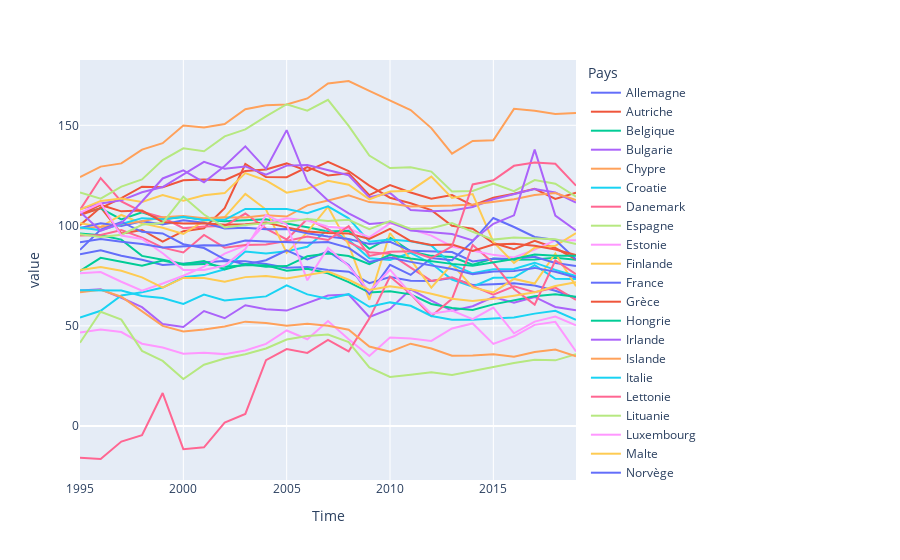

The code cell stored with this chart in its notebook:
### Code cell
I90_clean_df_pivot.plot()

### Figure 1 — Plotly figure (JSON) as saved in the notebook; plotly's stock layout.template omitted (floating-point values rounded to 4 significant figures)
{"data": [{"hovertemplate": "Pays=Allemagne<br>Time=%{x}<br>value=%{y}<extra></extra>", "legendgroup": "Allemagne", "line": {"color": "#636efa", "dash": "solid"}, "marker": {"symbol": "circle"}, "mode": "lines", "name": "Allemagne", "orientation": "v", "showlegend": true, "type": "scatter", "x": [1995, 1996, 1997, 1998, 1999, 2000, 2001, 2002, 2003, 2004, 2005, 2006, 2007, 2008, 2009, 2010, 2011, 2012, 2013, 2014, 2015, 2016, 2017, 2018, 2019], "xaxis": "x", "y": [85.7, 87.7, 85, 83, 80.3, 81, 82, 82.4, 82.2, 80.8, 79, 79.4, 77.8, 77, 71.3, 74.4, 72.5, 72.4, 73.8, 70.4, 70.8, 71.2, 70.1, 67.5, 64], "yaxis": "y"}, {"hovertemplate": "Pays=Autriche<br>Time=%{x}<br>value=%{y}<extra></extra>", "legendgroup": "Autriche", "line": {"color": "#EF553B", "dash": "solid"}, "marker": {"symbol": "circle"}, "mode": "lines", "name": "Autriche", "orientation": "v", "showlegend": true, "type": "scatter", "x": [1995, 1996, 1997, 1998, 1999, 2000, 2001, 2002, 2003, 2004, 2005, 2006, 2007, 2008, 2009, 2010, 2011, 2012, 2013, 2014, 2015, 2016, 2017, 2018, 2019], "xaxis": "x", "y": [100.2, 109.1, 96, 97.8, 92, 97.2, 98.7, 108.7, 130.7, 124.2, 124.1, 129.2, 125, 126.1, 115.2, 120.2, 116.5, 113.4, 115.2, 110.1, 113.9, 115.9, 118.3, 113.3, 116.4], "yaxis": "y"}, {"hovertemplate": "Pays=Belgique<br>Time=%{x}<br>value=%{y}<extra></extra>", "legendgroup": "Belgique", "line": {"color": "#00cc96", "dash": "solid"}, "marker": {"symbol": "circle"}, "mode": "lines", "name": "Belgique", "orientation": "v", "showlegend": true, "type": "scatter", "x": [1995, 1996, 1997, 1998, 1999, 2000, 2001, 2002, 2003, 2004, 2005, 2006, 2007, 2008, 2009, 2010, 2011, 2012, 2013, 2014, 2015, 2016, 2017, 2018, 2019], "xaxis": "x", "y": [105.7, 108.6, 103.1, 106.6, 103.2, 104.3, 102.9, 102.2, 102.6, 103.2, 101, 99.2, 97, 97.4, 88.4, 94, 87.1, 84.9, 84.3, 80.5, 83.6, 82.9, 83.1, 83.9, 83], "yaxis": "y"}, {"hovertemplate": "Pays=Bulgarie<br>Time=%{x}<br>value=%{y}<extra></extra>", "legendgroup": "Bulgarie", "line": {"color": "#ab63fa", "dash": "solid"}, "marker": {"symbol": "circle"}, "mode": "lines", "name": "Bulgarie", "orientation": "v", "showlegend": true, "type": "scatter", "x": [1995, 1996, 1997, 1998, 1999, 2000, 2001, 2002, 2003, 2004, 2005, 2006, 2007, 2008, 2009, 2010, 2011, 2012, 2013, 2014, 2015, 2016, 2017, 2018, 2019], "xaxis": "x", "y": [67.6, 68.2, 64, 59.3, 50.9, 49.4, 57.4, 53.8, 60.3, 58.3, 57.6, 61.4, 65.1, 65.6, 54.4, 58.4, 68.2, 62.6, 57.5, 59.8, 64.4, 61.6, 64.4, 59.4, 57.8], "yaxis": "y"}, {"hovertemplate": "Pays=Chypre<br>Time=%{x}<br>value=%{y}<extra></extra>", "legendgroup": "Chypre", "line": {"color": "#FFA15A", "dash": "solid"}, "marker": {"symbol": "circle"}, "mode": "lines", "name": "Chypre", "orientation": "v", "showlegend": true, "type": "scatter", "x": [1995, 1996, 1997, 1998, 1999, 2000, 2001, 2002, 2003, 2004, 2005, 2006, 2007, 2008, 2009, 2010, 2011, 2012, 2013, 2014, 2015, 2016, 2017, 2018, 2019], "xaxis": "x", "y": [124.2, 129.4, 131, 137.9, 141.1, 149.9, 148.9, 150.6, 158, 160, 160.4, 163.4, 170.9, 172.1, 167.2, 162.6, 157.6, 148.6, 135.9, 142.2, 142.5, 158.2, 157.3, 155.6, 156.2], "yaxis": "y"}, {"hovertemplate": "Pays=Croatie<br>Time=%{x}<br>value=%{y}<extra></extra>", "legendgroup": "Croatie", "line": {"color": "#19d3f3", "dash": "solid"}, "marker": {"symbol": "circle"}, "mode": "lines", "name": "Croatie", "orientation": "v", "showlegend": true, "type": "scatter", "x": [1995, 1996, 1997, 1998, 1999, 2000, 2001, 2002, 2003, 2004, 2005, 2006, 2007, 2008, 2009, 2010, 2011, 2012, 2013, 2014, 2015, 2016, 2017, 2018, 2019], "xaxis": "x", "y": [54.2, 57.5, 65.1, 66.7, 69.1, 74.2, 75.3, 78.2, 87.1, 86.1, 87.2, 89.4, 98.1, 92.9, 83.7, 82.9, 86.4, 81.1, 73.1, 69.5, 74, 74.1, 80.3, 73.5, 73.3], "yaxis": "y"}, {"hovertemplate": "Pays=Danemark<br>Time=%{x}<br>value=%{y}<extra></extra>", "legendgroup": "Danemark", "line": {"color": "#FF6692", "dash": "solid"}, "marker": {"symbol": "circle"}, "mode": "lines", "name": "Danemark", "orientation": "v", "showlegend": true, "type": "scatter", "x": [1995, 1996, 1997, 1998, 1999, 2000, 2001, 2002, 2003, 2004, 2005, 2006, 2007, 2008, 2009, 2010, 2011, 2012, 2013, 2014, 2015, 2016, 2017, 2018, 2019], "xaxis": "x", "y": [107.8, 123.7, 112.1, 106.9, 104, 98.7, 99.6, 99.8, 106, 98.5, 93.1, 103.3, 98.1, 91.8, 86.7, 85.9, 79, 72.4, 74.2, 70, 65.6, 69.7, 66.8, 69.1, 62.9], "yaxis": "y"}, {"hovertemplate": "Pays=Espagne<br>Time=%{x}<br>value=%{y}<extra></extra>", "legendgroup": "Espagne", "line": {"color": "#B6E880", "dash": "solid"}, "marker": {"symbol": "circle"}, "mode": "lines", "name": "Espagne", "orientation": "v", "showlegend": true, "type": "scatter", "x": [1995, 1996, 1997, 1998, 1999, 2000, 2001, 2002, 2003, 2004, 2005, 2006, 2007, 2008, 2009, 2010, 2011, 2012, 2013, 2014, 2015, 2016, 2017, 2018, 2019], "xaxis": "x", "y": [116.5, 113.4, 119.4, 123, 132.7, 138.5, 137.1, 144.5, 148, 154.5, 160.5, 157.3, 162.7, 149.7, 134.9, 128.7, 129.1, 126.9, 117, 117.3, 120.9, 117.2, 122.7, 120.9, 114.4], "yaxis": "y"}, {"hovertemplate": "Pays=Estonie<br>Time=%{x}<br>value=%{y}<extra></extra>", "legendgroup": "Estonie", "line": {"color": "#FF97FF", "dash": "solid"}, "marker": {"symbol": "circle"}, "mode": "lines", "name": "Estonie", "orientation": "v", "showlegend": true, "type": "scatter", "x": [1995, 1996, 1997, 1998, 1999, 2000, 2001, 2002, 2003, 2004, 2005, 2006, 2007, 2008, 2009, 2010, 2011, 2012, 2013, 2014, 2015, 2016, 2017, 2018, 2019], "xaxis": "x", "y": [46.7, 48.2, 46.9, 41.1, 39.2, 36.1, 36.6, 35.9, 37.7, 41, 47.7, 43.3, 52.4, 43.3, 35, 44.2, 43.7, 42.5, 48.7, 51.2, 41, 44.8, 50.5, 52, 37.2], "yaxis": "y"}, {"hovertemplate": "Pays=Finlande<br>Time=%{x}<br>value=%{y}<extra></extra>", "legendgroup": "Finlande", "line": {"color": "#FECB52", "dash": "solid"}, "marker": {"symbol": "circle"}, "mode": "lines", "name": "Finlande", "orientation": "v", "showlegend": true, "type": "scatter", "x": [1995, 1996, 1997, 1998, 1999, 2000, 2001, 2002, 2003, 2004, 2005, 2006, 2007, 2008, 2009, 2010, 2011, 2012, 2013, 2014, 2015, 2016, 2017, 2018, 2019], "xaxis": "x", "y": [101.2, 99.4, 105.3, 101.1, 98.9, 95.8, 102.3, 104.2, 115.8, 108, 86.4, 96.7, 109.4, 90.4, 63, 96.3, 83, 69.1, 80.8, 69.2, 66.7, 73.4, 71.1, 86.1, 69.8], "yaxis": "y"}, {"hovertemplate": "Pays=France<br>Time=%{x}<br>value=%{y}<extra></extra>", "legendgroup": "France", "line": {"color": "#636efa", "dash": "solid"}, "marker": {"symbol": "circle"}, "mode": "lines", "name": "France", "orientation": "v", "showlegend": true, "type": "scatter", "x": [1995, 1996, 1997, 1998, 1999, 2000, 2001, 2002, 2003, 2004, 2005, 2006, 2007, 2008, 2009, 2010, 2011, 2012, 2013, 2014, 2015, 2016, 2017, 2018, 2019], "xaxis": "x", "y": [98.8, 101.2, 99.8, 102.1, 100.5, 102.6, 101.4, 98.6, 98.9, 98.2, 98.3, 96.2, 94.6, 93.3, 90.8, 91.9, 87.4, 87.2, 86.8, 82.1, 83.5, 83.4, 84.4, 81.3, 79.8], "yaxis": "y"}, {"hovertemplate": "Pays=Grèce<br>Time=%{x}<br>value=%{y}<extra></extra>", "legendgroup": "Grèce", "line": {"color": "#EF553B", "dash": "solid"}, "marker": {"symbol": "circle"}, "mode": "lines", "name": "Grèce", "orientation": "v", "showlegend": true, "type": "scatter", "x": [1995, 1996, 1997, 1998, 1999, 2000, 2001, 2002, 2003, 2004, 2005, 2006, 2007, 2008, 2009, 2010, 2011, 2012, 2013, 2014, 2015, 2016, 2017, 2018, 2019], "xaxis": "x", "y": [105.2, 108.7, 113.7, 119.4, 119.1, 122.6, 123, 122.6, 127.2, 128, 131, 127.3, 131.8, 127.2, 119.9, 113.9, 111.1, 107.7, 99.9, 98.4, 91.3, 88.2, 92.4, 88.8, 83.1], "yaxis": "y"}, {"hovertemplate": "Pays=Hongrie<br>Time=%{x}<br>value=%{y}<extra></extra>", "legendgroup": "Hongrie", "line": {"color": "#00cc96", "dash": "solid"}, "marker": {"symbol": "circle"}, "mode": "lines", "name": "Hongrie", "orientation": "v", "showlegend": true, "type": "scatter", "x": [1995, 1996, 1997, 1998, 1999, 2000, 2001, 2002, 2003, 2004, 2005, 2006, 2007, 2008, 2009, 2010, 2011, 2012, 2013, 2014, 2015, 2016, 2017, 2018, 2019], "xaxis": "x", "y": [77.4, 83.9, 82, 80, 82.6, 80.5, 80.9, 79.5, 80.2, 80.2, 77.5, 78.5, 76.2, 71.8, 66.6, 67.2, 65.7, 60.9, 58.9, 57.9, 60.7, 62.8, 64.8, 65.8, 64.5], "yaxis": "y"}, {"hovertemplate": "Pays=Irlande<br>Time=%{x}<br>value=%{y}<extra></extra>", "legendgroup": "Irlande", "line": {"color": "#ab63fa", "dash": "solid"}, "marker": {"symbol": "circle"}, "mode": "lines", "name": "Irlande", "orientation": "v", "showlegend": true, "type": "scatter", "x": [1995, 1996, 1997, 1998, 1999, 2000, 2001, 2002, 2003, 2004, 2005, 2006, 2007, 2008, 2009, 2010, 2011, 2012, 2013, 2014, 2015, 2016, 2017, 2018, 2019], "xaxis": "x", "y": [108.2, 111, 112.6, 116.6, 119.2, 125.7, 131.8, 128.4, 129.5, 125.4, 129.9, 130.2, 127.5, 125.1, 114.1, 116.3, 107.8, 107.2, 107.5, 109.3, 113.1, 115.6, 118.2, 116.5, 111.5], "yaxis": "y"}, {"hovertemplate": "Pays=Islande<br>Time=%{x}<br>value=%{y}<extra></extra>", "legendgroup": "Islande", "line": {"color": "#FFA15A", "dash": "solid"}, "marker": {"symbol": "circle"}, "mode": "lines", "name": "Islande", "orientation": "v", "showlegend": true, "type": "scatter", "x": [1995, 1996, 1997, 1998, 1999, 2000, 2001, 2002, 2003, 2004, 2005, 2006, 2007, 2008, 2009, 2010, 2011, 2012, 2013, 2014, 2015, 2016, 2017, 2018, 2019], "xaxis": "x", "y": [98.6, 99.3, 100.7, 102.2, 104.2, 104.8, 103.6, 104.2, 104, 105.2, 104.5, 110.1, 112.5, 115.1, 111.7, 111, 109.5, 109.7, 110, 110.5, 111.8, 113.1, 115.2, 116.2, 112.7], "yaxis": "y"}, {"hovertemplate": "Pays=Italie<br>Time=%{x}<br>value=%{y}<extra></extra>", "legendgroup": "Italie", "line": {"color": "#19d3f3", "dash": "solid"}, "marker": {"symbol": "circle"}, "mode": "lines", "name": "Italie", "orientation": "v", "showlegend": true, "type": "scatter", "x": [1995, 1996, 1997, 1998, 1999, 2000, 2001, 2002, 2003, 2004, 2005, 2006, 2007, 2008, 2009, 2010, 2011, 2012, 2013, 2014, 2015, 2016, 2017, 2018, 2019], "xaxis": "x", "y": [99, 97.7, 100.8, 103.7, 103.1, 104.4, 102.8, 102.9, 108.3, 108.2, 108.3, 106.2, 109.6, 103.6, 92, 93.1, 92.2, 90.1, 80.5, 76.2, 78.2, 78.4, 81.5, 77.9, 74.9], "yaxis": "y"}, {"hovertemplate": "Pays=Lettonie<br>Time=%{x}<br>value=%{y}<extra></extra>", "legendgroup": "Lettonie", "line": {"color": "#FF6692", "dash": "solid"}, "marker": {"symbol": "circle"}, "mode": "lines", "name": "Lettonie", "orientation": "v", "showlegend": true, "type": "scatter", "x": [1995, 1996, 1997, 1998, 1999, 2000, 2001, 2002, 2003, 2004, 2005, 2006, 2007, 2008, 2009, 2010, 2011, 2012, 2013, 2014, 2015, 2016, 2017, 2018, 2019], "xaxis": "x", "y": [-15.8, -16.4, -7.7, -4.5, 16.5, -11.5, -10.6, 1.7, 6.1, 32.9, 38.4, 36.5, 43, 37.3, 53.6, 74.6, 65.9, 54.8, 63.5, 90.3, 81.4, 68.4, 60.6, 82.6, 75.8], "yaxis": "y"}, {"hovertemplate": "Pays=Lituanie<br>Time=%{x}<br>value=%{y}<extra></extra>", "legendgroup": "Lituanie", "line": {"color": "#B6E880", "dash": "solid"}, "marker": {"symbol": "circle"}, "mode": "lines", "name": "Lituanie", "orientation": "v", "showlegend": true, "type": "scatter", "x": [1995, 1996, 1997, 1998, 1999, 2000, 2001, 2002, 2003, 2004, 2005, 2006, 2007, 2008, 2009, 2010, 2011, 2012, 2013, 2014, 2015, 2016, 2017, 2018, 2019], "xaxis": "x", "y": [41.6, 57, 53.1, 37.5, 32.5, 23.5, 30.6, 33.7, 35.8, 38.7, 43.2, 44.9, 45.7, 41.9, 29.3, 24.5, 25.6, 26.8, 25.5, 27.5, 29.6, 31.5, 33.1, 32.8, 35.8], "yaxis": "y"}, {"hovertemplate": "Pays=Luxembourg<br>Time=%{x}<br>value=%{y}<extra></extra>", "legendgroup": "Luxembourg", "line": {"color": "#FF97FF", "dash": "solid"}, "marker": {"symbol": "circle"}, "mode": "lines", "name": "Luxembourg", "orientation": "v", "showlegend": true, "type": "scatter", "x": [1995, 1996, 1997, 1998, 1999, 2000, 2001, 2002, 2003, 2004, 2005, 2006, 2007, 2008, 2009, 2010, 2011, 2012, 2013, 2014, 2015, 2016, 2017, 2018, 2019], "xaxis": "x", "y": [76.2, 76.8, 72, 67.5, 71.1, 75, 79.5, 86, 90.1, 101.3, 103.7, 102.5, 99.4, 98.5, 94.1, 101.1, 98.3, 95, 89.6, 87.5, 85.4, 84.1, 88, 92.6, 92.7], "yaxis": "y"}, {"hovertemplate": "Pays=Malte<br>Time=%{x}<br>value=%{y}<extra></extra>", "legendgroup": "Malte", "line": {"color": "#FECB52", "dash": "solid"}, "marker": {"symbol": "circle"}, "mode": "lines", "name": "Malte", "orientation": "v", "showlegend": true, "type": "scatter", "x": [1995, 1996, 1997, 1998, 1999, 2000, 2001, 2002, 2003, 2004, 2005, 2006, 2007, 2008, 2009, 2010, 2011, 2012, 2013, 2014, 2015, 2016, 2017, 2018, 2019], "xaxis": "x", "y": [108, 112.3, 113.5, 111.8, 115.2, 112.4, 115.1, 116.2, 126.2, 122.5, 116.4, 118.4, 122.3, 120.4, 113.1, 117, 117.4, 124.4, 113.8, 115.7, 91.9, 81.4, 89, 89.9, 96.2], "yaxis": "y"}, {"hovertemplate": "Pays=Norvège<br>Time=%{x}<br>value=%{y}<extra></extra>", "legendgroup": "Norvège", "line": {"color": "#636efa", "dash": "solid"}, "marker": {"symbol": "circle"}, "mode": "lines", "name": "Norvège", "orientation": "v", "showlegend": true, "type": "scatter", "x": [1995, 1996, 1997, 1998, 1999, 2000, 2001, 2002, 2003, 2004, 2005, 2006, 2007, 2008, 2009, 2010, 2011, 2012, 2013, 2014, 2015, 2016, 2017, 2018, 2019], "xaxis": "x", "y": [87.9, 98, 101.8, 96.9, 96.1, 90.7, 88.8, 83.2, 80.6, 82.7, 87.6, 83.1, 87.1, 80.3, 65.9, 80.4, 75.4, 83.8, 82.7, 92.1, 103.8, 99.3, 94.3, 92.8, 83.2], "yaxis": "y"}, {"hovertemplate": "Pays=Pays-Bas<br>Time=%{x}<br>value=%{y}<extra></extra>", "legendgroup": "Pays-Bas", "line": {"color": "#EF553B", "dash": "solid"}, "marker": {"symbol": "circle"}, "mode": "lines", "name": "Pays-Bas", "orientation": "v", "showlegend": true, "type": "scatter", "x": [1995, 1996, 1997, 1998, 1999, 2000, 2001, 2002, 2003, 2004, 2005, 2006, 2007, 2008, 2009, 2010, 2011, 2012, 2013, 2014, 2015, 2016, 2017, 2018, 2019], "xaxis": "x", "y": [105.5, 110.3, 107.1, 107.5, 101.8, 101, 101.2, 100.4, 100.7, 101.5, 99.1, 97, 96.3, 96, 93.3, 98.4, 92.3, 90.3, 90.6, 87.3, 90.6, 90.9, 89.9, 88.1, 85.3], "yaxis": "y"}, {"hovertemplate": "Pays=Pologne<br>Time=%{x}<br>value=%{y}<extra></extra>", "legendgroup": "Pologne", "line": {"color": "#00cc96", "dash": "solid"}, "marker": {"symbol": "circle"}, "mode": "lines", "name": "Pologne", "orientation": "v", "showlegend": true, "type": "scatter", "x": [1995, 1996, 1997, 1998, 1999, 2000, 2001, 2002, 2003, 2004, 2005, 2006, 2007, 2008, 2009, 2010, 2011, 2012, 2013, 2014, 2015, 2016, 2017, 2018, 2019], "xaxis": "x", "y": [96, 95.2, 93, 84.9, 83, 80.9, 82.3, 78.1, 80.8, 79.5, 79.8, 84.7, 86.1, 84.8, 80.8, 85.4, 83.6, 82.1, 80.9, 80, 81.5, 83.3, 85.6, 84.9, 84.9], "yaxis": "y"}, {"hovertemplate": "Pays=Portugal<br>Time=%{x}<br>value=%{y}<extra></extra>", "legendgroup": "Portugal", "line": {"color": "#ab63fa", "dash": "solid"}, "marker": {"symbol": "circle"}, "mode": "lines", "name": "Portugal", "orientation": "v", "showlegend": true, "type": "scatter", "x": [1995, 1996, 1997, 1998, 1999, 2000, 2001, 2002, 2003, 2004, 2005, 2006, 2007, 2008, 2009, 2010, 2011, 2012, 2013, 2014, 2015, 2016, 2017, 2018, 2019], "xaxis": "x", "y": [106.8, 97.4, 101.2, 112, 123.5, 127.5, 121.6, 129.7, 139.5, 128.3, 147.6, 122.1, 112.5, 106.1, 100.8, 101.7, 97.6, 96.8, 95.8, 92.6, 100.9, 105.1, 137.9, 105, 97.6], "yaxis": "y"}, {"hovertemplate": "Pays=Roumanie<br>Time=%{x}<br>value=%{y}<extra></extra>", "legendgroup": "Roumanie", "line": {"color": "#FFA15A", "dash": "solid"}, "marker": {"symbol": "circle"}, "mode": "lines", "name": "Roumanie", "orientation": "v", "showlegend": true, "type": "scatter", "x": [1995, 1996, 1997, 1998, 1999, 2000, 2001, 2002, 2003, 2004, 2005, 2006, 2007, 2008, 2009, 2010, 2011, 2012, 2013, 2014, 2015, 2016, 2017, 2018, 2019], "xaxis": "x", "y": [66.7, 68, 64.5, 57.3, 50, 47.2, 48.2, 49.7, 52.1, 51.4, 50.1, 51, 50.1, 48.1, 39.7, 37.1, 41.1, 38.7, 35.1, 35.2, 35.8, 34.6, 37, 38.2, 34.8], "yaxis": "y"}, {"hovertemplate": "Pays=Slovaquie<br>Time=%{x}<br>value=%{y}<extra></extra>", "legendgroup": "Slovaquie", "line": {"color": "#19d3f3", "dash": "solid"}, "marker": {"symbol": "circle"}, "mode": "lines", "name": "Slovaquie", "orientation": "v", "showlegend": true, "type": "scatter", "x": [1995, 1996, 1997, 1998, 1999, 2000, 2001, 2002, 2003, 2004, 2005, 2006, 2007, 2008, 2009, 2010, 2011, 2012, 2013, 2014, 2015, 2016, 2017, 2018, 2019], "xaxis": "x", "y": [67.7, 67.5, 67.6, 64.9, 63.9, 60.9, 65.6, 62.6, 63.6, 64.7, 70.2, 65.7, 63.5, 65.8, 59.5, 61.7, 60, 54.9, 53.1, 53.1, 53.7, 54.2, 56.1, 57.5, 53], "yaxis": "y"}, {"hovertemplate": "Pays=Slovénie<br>Time=%{x}<br>value=%{y}<extra></extra>", "legendgroup": "Slovénie", "line": {"color": "#FF6692", "dash": "solid"}, "marker": {"symbol": "circle"}, "mode": "lines", "name": "Slovénie", "orientation": "v", "showlegend": true, "type": "scatter", "x": [1995, 1996, 1997, 1998, 1999, 2000, 2001, 2002, 2003, 2004, 2005, 2006, 2007, 2008, 2009, 2010, 2011, 2012, 2013, 2014, 2015, 2016, 2017, 2018, 2019], "xaxis": "x", "y": [95, 95.3, 97.8, 94, 89, 86.6, 95.3, 89, 90.3, 90.6, 92.3, 94.5, 92.8, 99.7, 84.9, 86.9, 87.2, 83.8, 89.6, 120.5, 122.6, 129.8, 131.5, 130.8, 119.9], "yaxis": "y"}, {"hovertemplate": "Pays=Suisse<br>Time=%{x}<br>value=%{y}<extra></extra>", "legendgroup": "Suisse", "line": {"color": "#B6E880", "dash": "solid"}, "marker": {"symbol": "circle"}, "mode": "lines", "name": "Suisse", "orientation": "v", "showlegend": true, "type": "scatter", "x": [1995, 1996, 1997, 1998, 1999, 2000, 2001, 2002, 2003, 2004, 2005, 2006, 2007, 2008, 2009, 2010, 2011, 2012, 2013, 2014, 2015, 2016, 2017, 2018, 2019], "xaxis": "x", "y": [95.7, 94.3, 95.4, 100.4, 101.3, 114.4, 105.5, 99.1, 100.3, 101.1, 101.9, 103.3, 102.3, 102.9, 98.2, 102.2, 98.3, 98.7, 101.3, 96.9, 93, 94, 93.5, 93.2, 90.8], "yaxis": "y"}, {"hovertemplate": "Pays=Suède<br>Time=%{x}<br>value=%{y}<extra></extra>", "legendgroup": "Suède", "line": {"color": "#FF97FF", "dash": "solid"}, "marker": {"symbol": "circle"}, "mode": "lines", "name": "Suède", "orientation": "v", "showlegend": true, "type": "scatter", "x": [1995, 1996, 1997, 1998, 1999, 2000, 2001, 2002, 2003, 2004, 2005, 2006, 2007, 2008, 2009, 2010, 2011, 2012, 2013, 2014, 2015, 2016, 2017, 2018, 2019], "xaxis": "x", "y": [106.3, 111.1, 95, 93.3, 86.2, 77.9, 77.8, 80.1, 88.3, 105.3, 100.6, 72.7, 88.9, 79.8, 67.1, 78, 66.1, 56.1, 57.6, 53.3, 59.1, 46.3, 52.1, 54.6, 50.2], "yaxis": "y"}, {"hovertemplate": "Pays=Tchéquie<br>Time=%{x}<br>value=%{y}<extra></extra>", "legendgroup": "Tchéquie", "line": {"color": "#FECB52", "dash": "solid"}, "marker": {"symbol": "circle"}, "mode": "lines", "name": "Tchéquie", "orientation": "v", "showlegend": true, "type": "scatter", "x": [1995, 1996, 1997, 1998, 1999, 2000, 2001, 2002, 2003, 2004, 2005, 2006, 2007, 2008, 2009, 2010, 2011, 2012, 2013, 2014, 2015, 2016, 2017, 2018, 2019], "xaxis": "x", "y": [77.8, 79.3, 77.5, 74.2, 69.1, 73.9, 73.8, 72, 74.3, 74.8, 73.6, 75.4, 77.1, 73, 67.9, 69.7, 68.3, 66, 63.5, 62.4, 63.5, 65, 66.7, 69.9, 71.8], "yaxis": "y"}, {"hovertemplate": "Pays=Union européenne - 27 pays (à partir de 2020)<br>Time=%{x}<br>value=%{y}<extra></extra>", "legendgroup": "Union européenne - 27 pays (à partir de 2020)", "line": {"color": "#636efa", "dash": "solid"}, "marker": {"symbol": "circle"}, "mode": "lines", "name": "Union européenne - 27 pays (à partir de 2020)", "orientation": "v", "showlegend": true, "type": "scatter", "x": [1995, 1996, 1997, 1998, 1999, 2000, 2001, 2002, 2003, 2004, 2005, 2006, 2007, 2008, 2009, 2010, 2011, 2012, 2013, 2014, 2015, 2016, 2017, 2018, 2019], "xaxis": "x", "y": [91.7, 93.3, 91.9, 90.8, 89.1, 89.7, 90.2, 90.1, 92.5, 92.1, 91.8, 91.5, 91.8, 88.9, 81.8, 84.1, 81.9, 80.1, 78.3, 75.8, 77.1, 77.3, 78.9, 77, 74.1], "yaxis": "y"}], "layout": {"legend": {"title": {"text": "Pays"}, "tracegroupgap": 0}, "margin": {"t": 60}, "xaxis": {"anchor": "y", "domain": [0, 1], "title": {"text": "Time"}}, "yaxis": {"anchor": "x", "domain": [0, 1], "title": {"text": "value"}}}}
